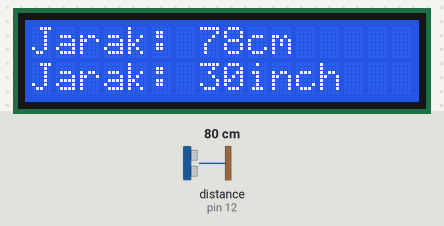
A sketch run on a simulated Arduino Uno, built with avr-gcc and run on an emulated ATmega328P. On the bench: 16×2 character LCD. Wiring (inferred from the names in the program): ultrasonic range finder: trigger pin 13; echo pin 12. The test bench sets the inputs (shaded band); at power-on: distance to the obstacle (sensor on pin 12) 80 cm. The echo pulse lasts 58.3 µs per cm.

Above: at 1.2 s.
1.3 s: distance to the obstacle (sensor on pin 12) set to 2 cm
At 1.42 s:
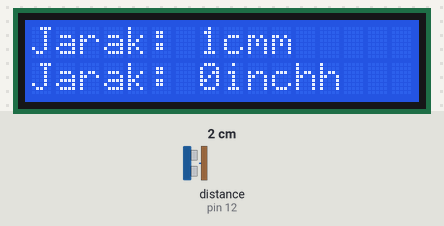
2.9 s: distance to the obstacle (sensor on pin 12) set to 18 cm
At 3.7 s:
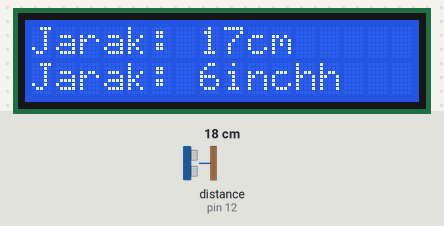
4.4 s: distance to the obstacle (sensor on pin 12) set to 4 cm
At 5.5 s:
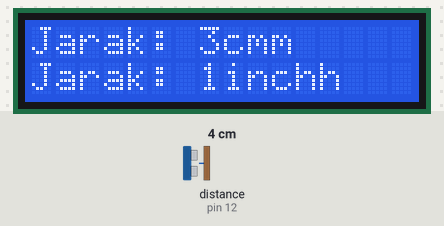
Timing chart, 0 to 7.4 s (numbered marks = the images above; inputs shaded):
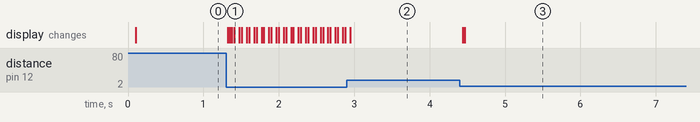

Measured:
- after the input at 1.3 s, the display: first changes at once (image 1 shows a later state)
- after the input at 2.9 s, the display: changes after 0.05 s (image 2)
- after the input at 4.4 s, the display: first changes at once (image 3 shows a later state)

The sketch:

sensor_jarak_ultrasonik.ino
```cpp
#include <LiquidCrystal_I2C.h>
LiquidCrystal_I2C lcd(0x27, 16, 2);

const int pintriger = 13;
const int pinecho = 12;

long duration;
int distanceCm, distanceInch;

void setup() {
  // put your setup code here, to run once:
  lcd.begin();

  pinMode(pintriger, OUTPUT);
  pinMode(pinecho, INPUT);
}

void loop() {
  // put your main code here, to run repeatedly:
  digitalWrite(pintriger,LOW);
  delayMicroseconds(2);

  digitalWrite(pintriger,HIGH);
  delayMicroseconds(10);
  digitalWrite(pintriger,LOW);

  duration = pulseIn(pinecho,HIGH);
  distanceCm = duration*0.034/2;
  distanceInch = duration*0.0133/2;

  lcd.setCursor(0,0);
  lcd.print("Jarak: ");
  lcd.print(distanceCm);
  lcd.print("cm");
  delay(5);
  lcd.setCursor(0,1);
  lcd.print("Jarak: ");
  lcd.print(distanceInch);
  lcd.print("inch");
  delay(5);
}
```
